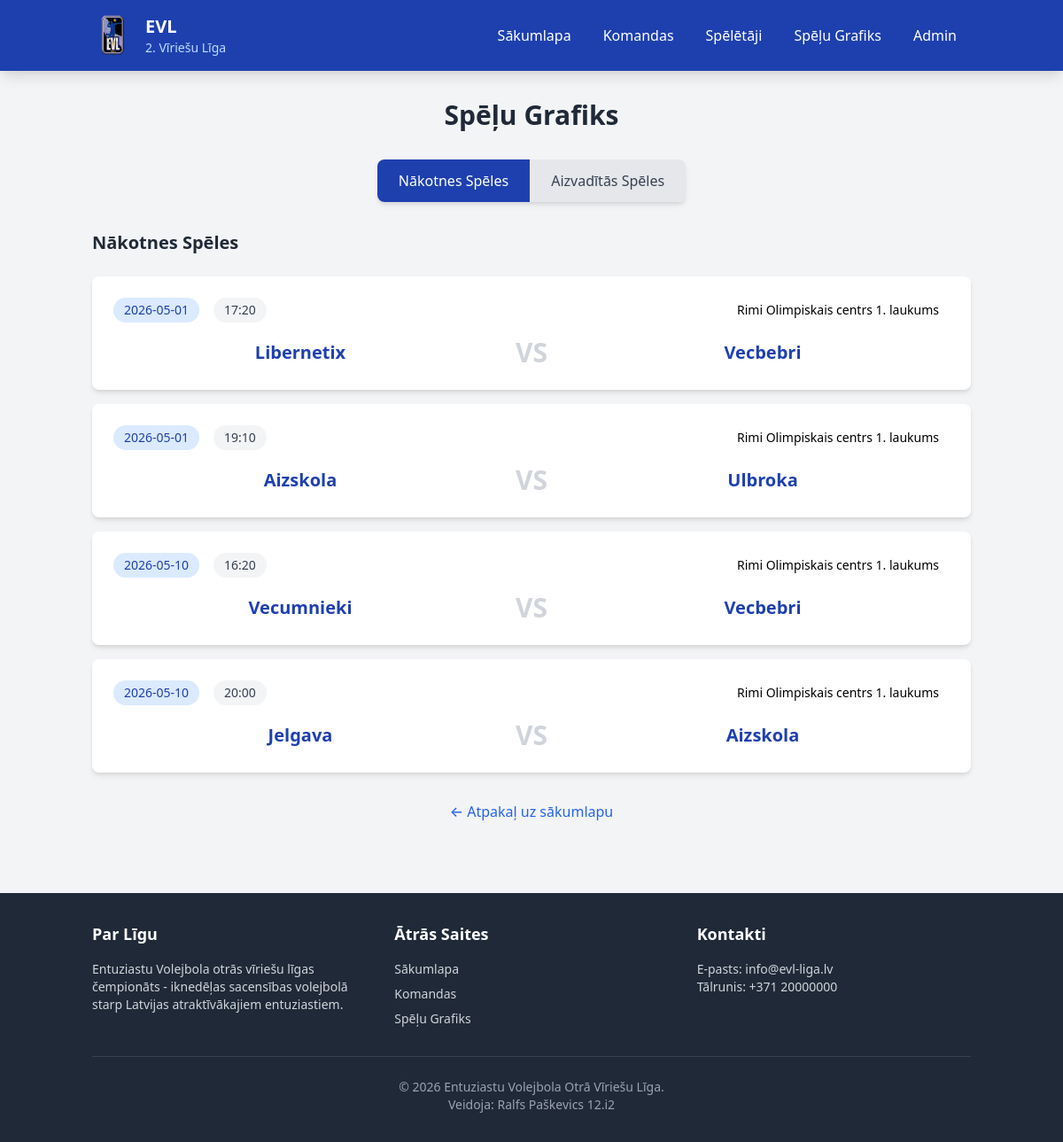
The app's page /schedule with its own data.
### tables this page shows
CREATE TABLE games (
	id INTEGER PRIMARY KEY AUTOINCREMENT,
	home_team_id INTEGER NOT NULL,
	away_team_id INTEGER NOT NULL,
	date TEXT NOT NULL,
	time TEXT NOT NULL,
	location TEXT NOT NULL,
	home_score INTEGER,
	away_score INTEGER,
	home_sets INTEGER DEFAULT (0),
	away_sets INTEGER DEFAULT (0),
	status TEXT DEFAULT ('scheduled'),
	CONSTRAINT FK_games_teams FOREIGN KEY (away_team_id) REFERENCES teams(id),
	CONSTRAINT FK_games_teams_2 FOREIGN KEY (home_team_id) REFERENCES teams(id)
);

CREATE TABLE teams (
	id INTEGER PRIMARY KEY AUTOINCREMENT,
	name TEXT NOT NULL,
	logo TEXT DEFAULT ('/static/volleyball.svg'),
	played INTEGER DEFAULT (0),
	won INTEGER DEFAULT (0),
	lost INTEGER DEFAULT (0),
	points INTEGER DEFAULT (0),
	sets_won INTEGER DEFAULT (0),
	sets_lost INTEGER DEFAULT (0)
);

### app.py (the view)
@app.route('/schedule')
def schedule():
    conn = get_db_connection()
    completed_games = conn.execute('''
        SELECT g.*, ht.name as home_team, at.name as away_team
        FROM games g
        JOIN teams ht ON g.home_team_id = ht.id
        JOIN teams at ON g.away_team_id = at.id
        WHERE g.status = 'completed' ORDER BY g.date DESC, g.time DESC
    ''').fetchall()
    scheduled_games = conn.execute('''
        SELECT g.*, ht.name as home_team, at.name as away_team
        FROM games g
        JOIN teams ht ON g.home_team_id = ht.id
        JOIN teams at ON g.away_team_id = at.id
        WHERE g.status = 'scheduled' ORDER BY g.date ASC, g.time ASC
    ''').fetchall()
    conn.close()
    return render_template('schedule.html', completed_games=completed_games, scheduled_games=scheduled_games)

### app.py (called while the page is built)
def get_db_connection():
    conn = sqlite3.connect(DATABASE)
    conn.row_factory = sqlite3.Row
    return conn

### templates/schedule.html (shortened to what this page needs)
{% extends "base.html" %}
{% block content %}
<div class="container mx-auto px-4 py-8">
    <h1 class="text-3xl font-bold text-gray-800 mb-8 text-center">Spēļu Grafiks</h1>
    <div class="flex justify-center mb-8">
        <div class="inline-flex rounded-lg shadow-md overflow-hidden">
            <button onclick="showTab('upcoming')" id="tab-upcoming" class="tab-btn px-6 py-3 bg-blue-800 text-white font-medium">
                Nākotnes Spēles
            </button>
            <button onclick="showTab('completed')" id="tab-completed" class="tab-btn px-6 py-3 bg-gray-200 text-gray-700 font-medium">
                Aizvadītās Spēles
            </button>
        </div>
    </div>
    <div id="upcoming-games" class="game-section">
        <h2 class="text-xl font-bold text-gray-800 mb-6">Nākotnes Spēles</h2>
        <div class="space-y-4">
            {% for game in scheduled_games %}
            <div class="bg-white rounded-lg shadow-md p-6 hover:shadow-lg transition">
                <div class="flex flex-col md:flex-row justify-between items-center mb-4">
                    <div class="flex items-center space-x-4 mb-4 md:mb-0">
                        <span class="bg-blue-100 text-blue-800 px-3 py-1 rounded-full text-sm font-medium">
                             {{ game.date }}
                        </span>
                        <span class="bg-gray-100 text-gray-700 px-3 py-1 rounded-full text-sm font-medium">
                             {{ game.time }}
                        </span>
                    </div>
                    <span class="bg-orange-100 text-orange-800 px-3 py-1 rounded-full text-sm font-medium">
                         {{ game.location }}
                    </span>
                </div>
                <div class="flex justify-between items-center text-center">
                    <div class="flex-1">
                        <h3 class="text-xl font-bold text-blue-800">{{ game.home_team }}</h3>
                    </div>
                    <div class="px-8">
                        <span class="text-3xl font-bold text-gray-300">VS</span>
                    </div>
                    <div class="flex-1">
                        <h3 class="text-xl font-bold text-blue-800">{{ game.away_team }}</h3>
                    </div>
                </div>
            </div>
            {% else %}
            <div class="bg-white rounded-lg shadow-md p-12 text-center text-gray-500">
                Nav ieplānotu spēļu
            </div>
            {% endfor %}
        </div>
    </div>
    <div class="mt-8 text-center">
        <a href="{{ url_for('index') }}" class="text-blue-600 hover:text-blue-800 font-medium">
            ← Atpakaļ uz sākumlapu
        </a>
    </div>
</div>
{% endblock %}

### static/style.css (style rules this page uses)
:root { --primary-color: #1e40af; --secondary-color: #f97316; --success-color: #22c55e; --danger-color: #ef4444; --gray-100: #f3f4f6; --gray-200: #e5e7eb; --gray-300: #d1d5db; --gray-600: #4b5563; --gray-800: #1f2937; }
.tab-btn { transition: all 0.3s ease; }
button, a[class*="bg-"] { transition: all 0.2s ease; }

### records on screen
games: date "2026-05-01", time "17:20", location "Rimi Olimpiskais centrs 1. laukums", home_team "Libernetix", away_team "Vecbebri"
games: date "2026-05-01", time "19:10", location "Rimi Olimpiskais centrs 1. laukums", home_team "Aizskola", away_team "Ulbroka"
games: date "2026-05-10", time "16:20", location "Rimi Olimpiskais centrs 1. laukums", home_team "Vecumnieki", away_team "Vecbebri"
games: date "2026-05-10", time "20:00", location "Rimi Olimpiskais centrs 1. laukums", home_team "Jelgava", away_team "Aizskola"
